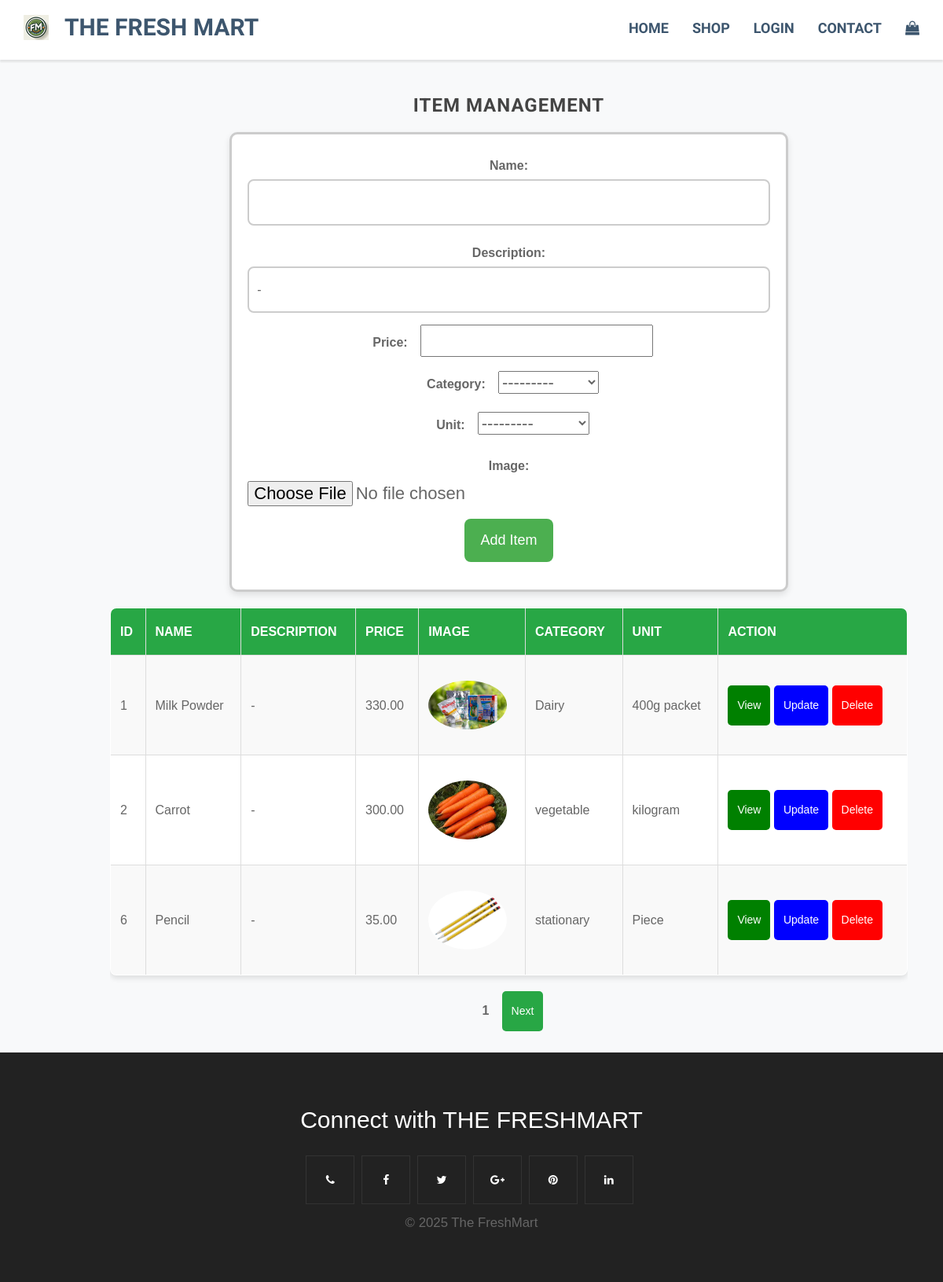
The app's page /app/items/ with its own data.
### app/models.py (models this page shows, shortened)
class Item (models.Model):
    name = models.CharField(max_length = 20)
    description = models.CharField(max_length=255, default="-")
    price = models.DecimalField(max_digits = 8, decimal_places = 2)
    image = models.ImageField(upload_to = 'items')
    category = models.ForeignKey(category, on_delete = models.CASCADE)
    unit = models.ForeignKey(unit, on_delete = models.CASCADE)

class category (models.Model):
    name = models.CharField(max_length = 20)
    def __str__(self):
        return self.name

class unit (models.Model):
    name = models.CharField(max_length = 20)
    def __str__(self):
        return self.name

### app/views.py (the view)
# urls.py: path('items/',views.itemsview, name='items'),
def itemsview(request):
    items = Item.objects.all()
    paginator = Paginator(items, 3)
    page_number = request.GET.get('page')
    page = paginator.get_page(page_number)
    if request.method =='POST':
        form = ItemForm(request.POST, request.FILES)
        if form.is_valid():
            form.save()
        else:
            print(form.errors)
    else:
        form = ItemForm()
    context = {'form':form,'items':items, 'page':page}
    return render(request, 'items.html', context)

### app/forms.py
class ItemForm(forms.ModelForm):
    class Meta:
        model = Item
        fields = '__all__'

### app/templates/items.html (shortened to what this page needs)
{% extends "base.html" %}
{% block content %}
<div class="item content management">
	<div class="container">
		<div class="col-md-11 col-md-offset-1">
			<div class="slide-text item">
				<div>
          <h2><span class="uppercase">Item Management</span></h2>
          <div class="form-container">
            <form method="POST" enctype="multipart/form-data">
              <div>
                <label for="id_name">Name:</label>
                {{ form.name }}
              </div>
              <div>
                <label for="id_description">Description:</label>
                {{form.description}}
              </div>
                <div>
                <label for="id_price">Price:</label>
                {{ form.price }}
              </div>
              <div>
                <label for="id_category">Category:</label>
                {{ form.category }}
              </div>
              <div>
                <label for="id_unit">Unit:</label>
                {{ form.unit }}
              </div>
              <div>
                <label for="id_image">Image:</label>
                {{ form.image }}
              </div>
              <button class="form-button" type="submit">Add Item</button>
            </form>
          </div>
          <table border="1">
            <tr>
                <th>ID</th>
                <th>Name</th>
                <th>Description</th>
                <th>Price</th>
                <th>Image</th>
                <th>Category</th>
                <th>Unit</th>
                <th>Action</th>
            </tr>
            {% for item in page %}
            <tr data-item-id="{{item.id }}">
                <td>{{item.id}}</td>
                <td class="name-cell">{{item.name}}</td>
                <td class="description-cell">{{item.description}}</td>
                <td class="price-cell">{{item.price}}</td>
                <td class="image-cell"><img src="{{ item.image.url }}" alt="{{ item.name }}"></td>
                <td class="catergory-cell">{{item.category}}</td>
                <td class="unit-cell">{{item.unit}}</td>
                <td>
                  <button class="view-btn" data-item-id="{{item.id }}" style="background-color: green; color: white;">View</button>
                  <button class="update-btn" data-item-id="{{item.id }}" style="background-color: blue; color: white;">Update</button>
                  <button class="delete-btn" data-item-id="{{item.id }}" style="background-color: red; color: white;">Delete</button>
              </td>
            </tr>
            {% endfor %}
          </table>
            <label>{{ page.number }}</label>
          {% if page.has_next %}
            <button ><a href="?page={{ page.next_page_number }}">Next</a></button>
          {% endif %}
        </div>
      </div>
    </div>
  </div>
</div>
<br/>
{% endblock %}

### app/templates/base.html (shortened to what this page needs)
{% load static %}
<!DOCTYPE html>
<html>
<head>
    <link href="{% static 'css/bootstrap.min.css' %}" rel="stylesheet">
    <link href="https://maxcdn.bootstrapcdn.com/font-awesome/4.6.3/css/font-awesome.min.css" rel="stylesheet">
    <link href="{% static 'css/style.css' %}" rel="stylesheet">
    <link href=" {% static 'css/tables.css'%} " rel="stylesheet">
</head>
<body>
    <header class="item header margin-top-0">
        <div class="wrapper">
            <nav role="navigation" class="navbar navbar-white navbar-embossed navbar-lg navbar-fixed-top">
                <div class="container">
                    <div class="navbar-header">
                        <a href="{% url 'home' %}" class="navbar-brand brand">
                            <img src="{% static 'favicon.ico' %}"  alt="The Fresh Mart Logo" class="navbar-logo">
                            <span class="navbar-text">The Fresh Mart</span>
                        </a>
                    </div>
                    <div id="navbar-collapse-02" class="collapse navbar-collapse">
                        <ul class="nav navbar-nav navbar-right">
                            <li><a href="{% url 'home' %}">Home</a></li>
                            <li><a href="{% url 'shop' %}">Shop</a></li>
                            {% if user.is_authenticated %}
                                <li><a href="{% url 'category' %}" title="Category Management">categories</a></li>
                                <li><a href="{% url 'items' %}" title="Item Management">Items</a></li>
                                <li><a href="{% url 'unit' %}" title="Unit Management">Units</a></li>
                                <li><a href="{% url 'order' %}" title="Order Management">Orders</a></li>
                                <li><a href="{% url 'supplier' %}" title="supplier Management">Suppliers</a></li>
                                <li><a href="{% url 'logout' %}">Logout</a></li>
                             {% else %}
                                <li><a href="{% url 'login' %}">Login</a></li>
                            {% endif %}
                            <li><a href="{% url 'contact' %}">Contact</a></li>
                            <li><a href="http://127.0.0.1:8000/app/cart/">
                                <i class="fa fa-shopping-bag" aria-hidden="true"></i>
                              </a>
                            </li>
                        </ul>
                    </div>
                </div>
            </nav>
        </div>
    </header>
    {% block content %}
    {% endblock %}
    <div class="footer text-center">
        <div class="container">
            <div class="row">
                <p class="footernote">
                    Connect with THE FRESHMART
                </p>
                <ul class="social-iconsfooter">
                    <li><a href="tel:+94777047321"><i class="fa fa-phone"></i></a></li>
                    <li><a href="https://www.facebook.com/profile.php?id=61554111826348" target="_blank"><i class="fa fa-facebook"></i></a></li>
                    <li><a href="https://x.com/WSethnara0823" target="_blank"><i class="fa fa-twitter"></i></a></li>
                    <li>
                        <a href="https://mail.google.com/mail/?view=cm&fs=1&to=wethulisethnara@gmail.com" target="_blank">
                            <i class="fa fa-google-plus"></i>
                        </a>
                    </li>
                    <li><a href="https://www.pinterest.com/wethulisethnara/" target="_blank"><i class="fa fa-pinterest"></i></a></li>
                    <li><a href="https://www.linkedin.com/in/wethuli-sethnara-85b8272b9/" target="_blank"><i class="fa fa-linkedin"></i></a></li>
                </ul>
                <p>
                    &copy; 2025 The FreshMart<br/>
                </p>
            </div>
        </div>
    </div>
</body>
</html>

### app/static/css/style.css (style rules this page uses)
body { font-family:Roboto; font-weight:300; font-size:16px; color:#777; line-height:1.7; }
h1,h2,h3,h4,h5,h6 { font-family:Roboto; font-weight:700; }
.navbar-lg { min-height:76px; }
.navbar-lg .navbar-brand { padding-top:35px; }
.navbar-brand { display: flex; align-items: center; }
.navbar-brand img { margin-right: 5px; height: auto; }
.navbar-text { font-size: 30px; }
header .navbar-white a { color:#3D566E; font-weight:700; }
.item.content,.item.portfolio,.item.team,.item.pricing,.item.contact { padding-top:40px; padding-bottom:0px; }
.item.content.management { margin-top: 80px;; }
header .navbar-white { background:#fff; box-shadow:0px 3px 2px 0px rgba(50,50,50,0.1); }
.item.header { background-image:url(../images/homeimg.jpeg); background-repeat:no-repeat; background-position:0% top; background-size:cover; background-attachment:scroll; background-color:rgba(0,0,0,0); }
.navbar-nav,.navbar>.container .navbar-brand { font-family:Dosis; text-transform:uppercase; }
img { max-width: 100%; }
.slide-text { position:relative; color:#666; overflow:hidden; text-align:center; font-size:22px; font-weight:300; line-height:35px; max-width:75%; margin:0px auto; margin-top:0px; }
.slide-text { position:relative; color:#666; overflow:hidden; text-align:center; font-size:22px; font-weight:300; line-height:35px; max-width:75%; margin:0px auto; }
.slide-text.order, .slide-text.item { max-width: 100%; }
.slide-text img { border-radius:50%; max-width:100px; margin:20px 0; }
.slide-text h2 { font-style:normal; font-size:24px; line-height:28px; color:#444; text-transform:uppercase; letter-spacing:1px; margin-bottom:15px; margin-top:0; }
.footer ul.social-iconsfooter li { display:inline-block; float:none; position:relative; background:transparent; margin-right:5px; border:1px solid #333; }
.footer ul.social-iconsfooter li a { color:#fff; width:60px; height:60px; line-height:60px; display:inline-block; }
.footer { background:#222; color:#999; font-size:14px; padding:60px 0 40px 0; margin-top:0px; }
ul,ol { -moz-padding-start:0px; -webkit-padding-start:0px; -khtml-padding-start:0px; -o-padding-start:0px; padding-left:0px; }
.footernote { font-size:30px; color:#fff; }
.footer a { color:#00bba7; }
@media (min-width:768px) { .navbar-lg .navbar-nav>li>a { padding-top:26px; padding-bottom:26px; font-size:18px; } }
button { background-color: #27ae60; color: white; padding: 8px 12px; border: none; border-radius: 5px; cursor: pointer; }
body { font-family: 'Arial', sans-serif; background-color: #f4f4f9; margin: 0; padding: 0; }
p { font-size: 1.2em; color: #666; margin-bottom: 20px; }
.form-container { width: 70%; margin: 20px auto; padding: 20px; border: 3px solid #ccc; border-radius: 10px; background-color: #ffffff; box-shadow: 0 4px 8px rgba(0, 0, 0, 0.1); }
.form-container { margin: 20px auto; }
input[type="text"], input[type="email"], input[type="password"], textarea { border: 2px solid #cccccc; border-radius: 8px; padding: 10px; font-size: 16px; width: 100%; transition: all 0.3s ease-in-out; }
input::placeholder, textarea::placeholder { color: #888888; font-style: italic; }
button[type="submit"] { background-color: #4caf50; color: white; border: none; border-radius: 8px; padding: 10px 20px; font-size: 18px; cursor: pointer; transition: background-color 0.3s ease-in-out; }
form > * { margin-bottom: 15px; }
body { font-family: Arial, sans-serif; background-color: #f8f9fa; margin: 0; padding: 0; }
h2, h3 { color: #333; }
a { text-decoration: none; color: inherit; }

### app/static/css/tables.css (style rules this page uses)
table { width: 100%; border-collapse: collapse; margin-bottom: 20px; background-color: #fff; border: 1px solid #ddd; border-radius: 8px; box-shadow: 0 4px 6px rgba(0, 0, 0, 0.1); overflow: hidden; }
table th, table td { border: 1px solid #ddd; text-align: left; padding: 12px; font-size: 16px; }
table th { background-color: #28a745; color: white; text-transform: uppercase; font-weight: bold; }
table tr:nth-child(even) { background-color: #f9f9f9; }
button { background-color: #28a745; color: white; border: none; padding: 8px 12px; border-radius: 5px; cursor: pointer; font-size: 14px; transition: background-color 0.3s ease; }
button a { color: white; text-decoration: none; }
label { font-size: 16px; margin: 0 10px; font-weight: bold; }
a { text-decoration: none; }

### records on screen
Item: id "1", name "Milk Powder", description "-", price "330.00", image (picture), category "Dairy", unit "400g packet"
Item: id "2", name "Carrot", description "-", price "300.00", image (picture), category "vegetable", unit "kilogram"
Item: id "6", name "Pencil", description "-", price "35.00", image (picture), category "stationary", unit "Piece"

### other values on screen
{{ page.number }} "1"
